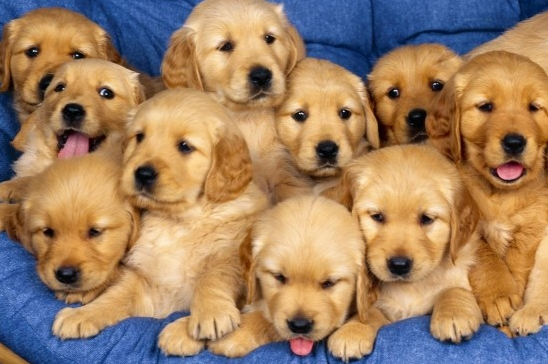
#> input picture Day2/dog.bmp, 548 x 364 px
$ python 9_hist2.py
#> lines starting #> are read from the running program, lines starting #| are printed output that depends on the picture
# dog.bmp 이미지를 사용하여 3채널(RGB)로 계싼해 히스토그램 그리기
# 단 하나의 그래프 그리기
import cv2
import matplotlib.pyplot as plt
import sys
src = cv2.imread('./dog.bmp')
#> src is the input picture: shape (364, 548, 3); mean B, G, R 100.4, 128.9, 159

colors = ['b', 'g', 'r']
bgr_planes = cv2.split(src)

for (p, c) in zip(bgr_planes, colors):
    hist = cv2.calcHist([p], [0], None, [256], [0, 256])
    plt.plot(hist, color=c)
#> this loop made 3 passes
#> c on passes 1 to 3: 'b', 'g', 'r'

cv2.imshow('src', src)
cv2.waitKey(1)

plt.show()
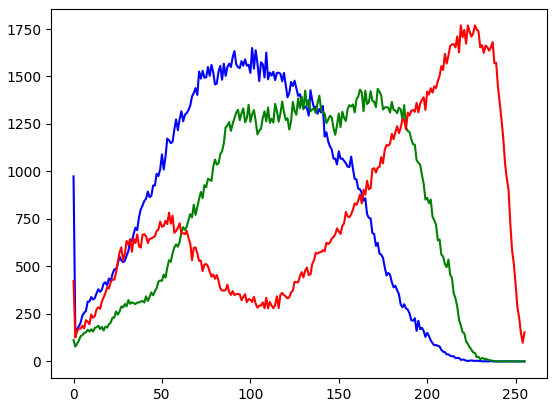
#> figure drawn by matplotlib, 1 panel; curve peaks at x = 101, y = 1650; curve peaks at x = 172, y = 1435; curve peaks at x = 219, y = 1769

$ run again, with Day2/field.bmp copied over Day2/dog.bmp
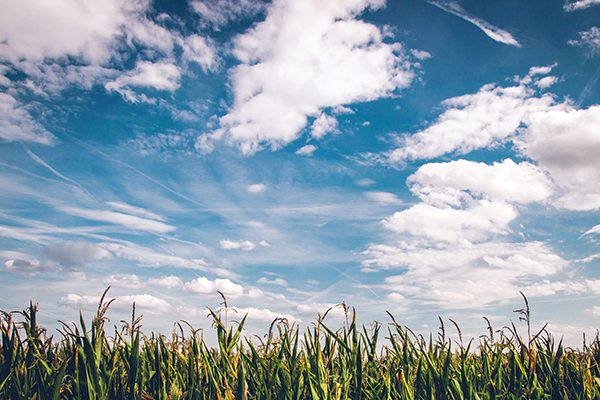
#> input picture Day2/field.bmp, 600 x 400 px
#> src is the input picture: shape (400, 600, 3); mean B, G, R 173.2, 160.3, 141.8
#> the loop `for (p, c) in zip(bgr_planes, colors):` made 3 passes
#> c on passes 1 to 3: 'b', 'g', 'r'
#> `plt.show()`:
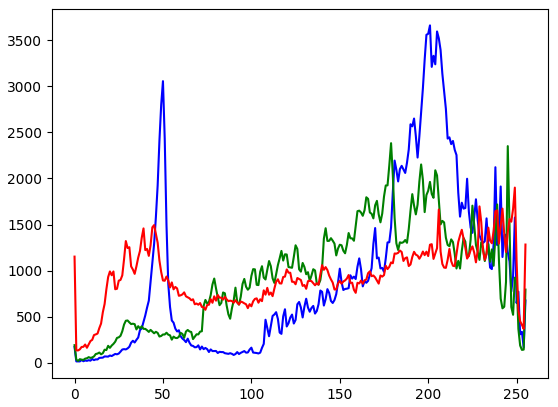
#> figure drawn by matplotlib, 1 panel; curve peaks at x = 201, y = 3661; curve peaks at x = 179, y = 2383; curve peaks at x = 249, y = 1901
